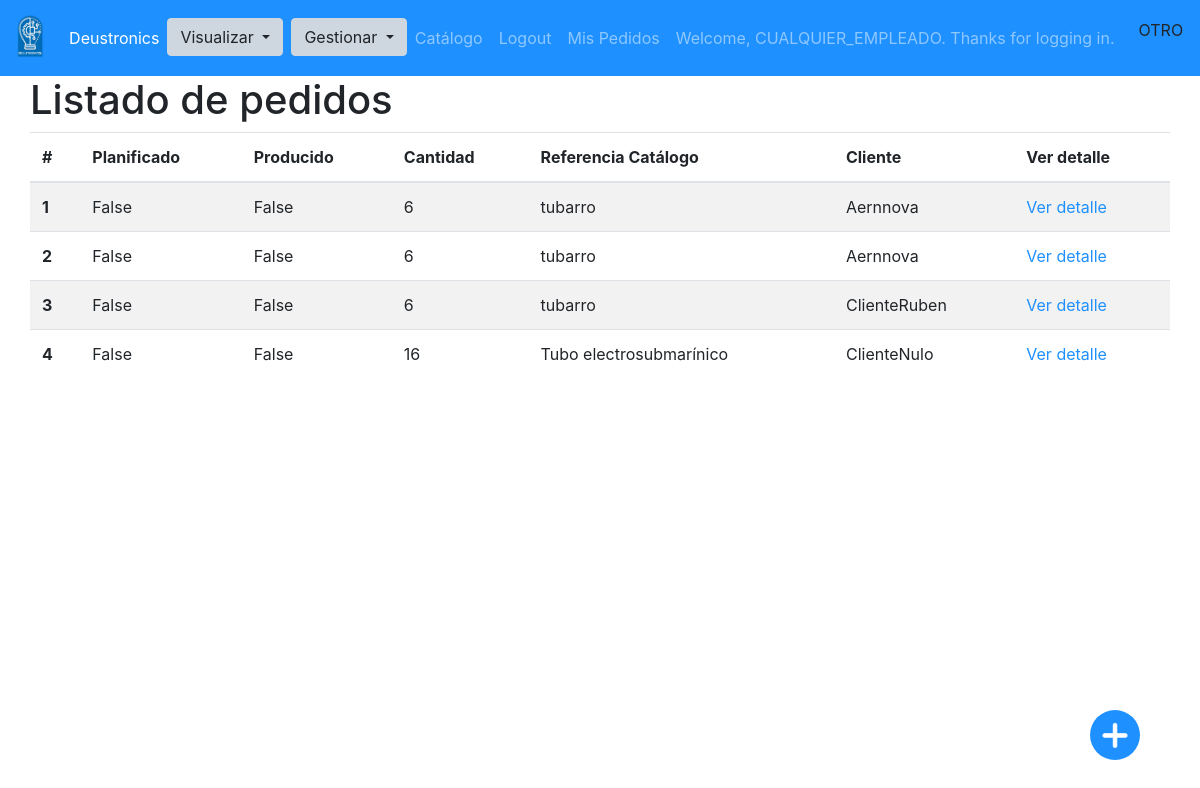
/pedidos/ (signed in), run on an earlier commit of the app's database.
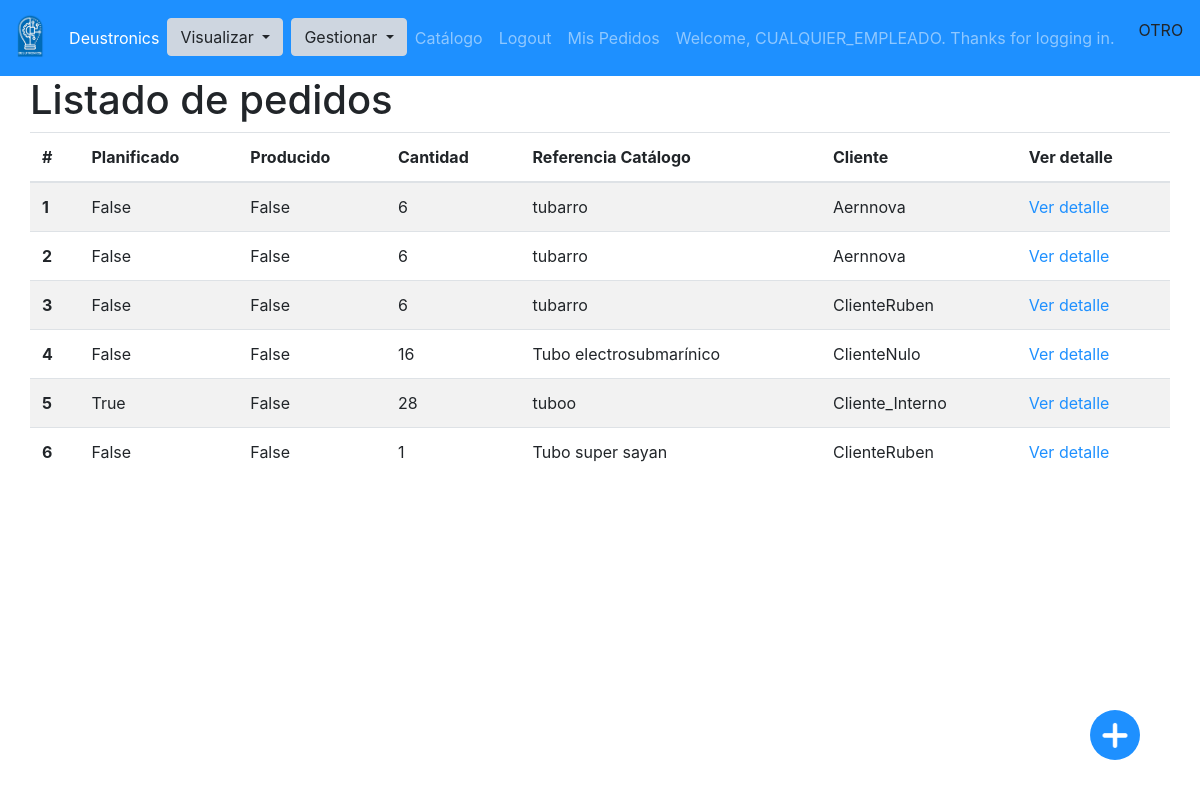
And on a later commit of the database.
### app/models.py (models this page shows, shortened)
class Pedido(models.Model):
    planificado = models.BooleanField()
    producido = models.BooleanField()
    cantidad = models.IntegerField()
    catalogo = models.ForeignKey(
        Catalogo, on_delete=models.SET_NULL, null=True)
    cliente = models.ForeignKey(Cliente, on_delete=models.SET_NULL, null=True)
    importe=models.FloatField()

class Catalogo(models.Model):
    descripcion = models.CharField(max_length=250)
    nombre = models.CharField(max_length=100, default="NombreDefault")
    precio = models.FloatField(default = 0.0)
    def __str__(self):
       return self.nombre

class Cliente(models.Model):
    nombre = models.CharField(max_length=100)
    usuario = models.ForeignKey(User, on_delete=models.CASCADE,unique=True)
    def __str__(self):
       return self.nombre

### app/views.py (the view)
# urls.py: path('pedidos/', login_required(views.PedidoListView.as_view()), name='pedido_lista'),
class PedidoListView(View):
    def get(self, request, *args, **kwargs):
        context = {
            'pedidos': Pedido.objects.all(),
            'urlBotonFlotante':reverse('pedido_create_manual')
        }
        return render(request, "pedido_lista.html", context)

### app/templatetags/sesion_tags.py (called while the page is built)
@register.filter(name='has_group')
def has_group(user, group_name):
    return user.groups.filter(name=group_name).exists()

### app/templates/pedido_lista.html
{%extends 'base.html'%} {% block content%}
<h1>
  Listado de pedidos
</h1>
<table class="table table-striped">
  <thead>
    <tr>
      <th scope="col">#</th>
      <th scope="col">Planificado</th>
      <th scope="col">Producido</th>
      <th scope="col">Cantidad</th>
      <th scope="col">Referencia Catálogo</th>
      <th scope="col">Cliente</th>
      <th scope="col">Ver detalle</th>
    </tr>
  </thead>
  <tbody>
    {%for pedido in pedidos%}
    <tr>
      <th scope="row">{{pedido.id}}</th>
      <td>{{pedido.planificado}}</td>
      <td>{{pedido.producido}}</td>
      <td>{{pedido.cantidad}}</td>
      <td>{{pedido.catalogo}}</td>
      <td>{{pedido.cliente}}</td>
      <td><a href="{%url 'pedido_detalle' pedido.id %}"> Ver detalle</a></td>
    </tr>
    {%endfor%}
  </tbody>
</table>
{%endblock%}

What changed in the data, as far as the page shows it:
added Pedido: id "5", planificado "True", producido "False", cantidad "28", catalogo "tuboo", cliente "Cliente_Interno"
added Pedido: id "6", planificado "False", producido "False", cantidad "1", catalogo "Tubo super sayan", cliente "ClienteRuben"
